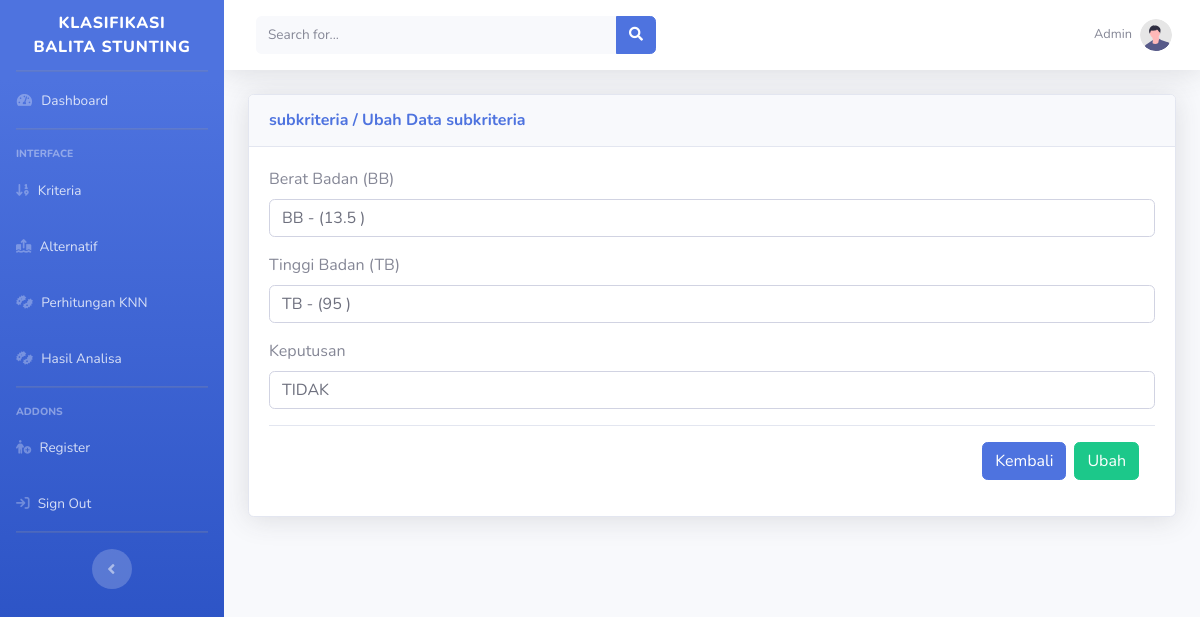
The app's page /admin/trainingaksi.php?id_alternatif=A01&aksi=ubah (signed in) with its own data.
### tables this page shows
CREATE TABLE `tb_kriteria` (
  `id_kriteria` varchar(11) NOT NULL,
  `nama_kriteria` varchar(50) NOT NULL,
  `keterangan_kriteria` varchar(255) NOT NULL
);

CREATE TABLE `tb_alternatif` (
  `id_alternatif` varchar(11) NOT NULL,
  `nama_alternatif` varchar(50) NOT NULL,
  `keputusan_training` varchar(50) NOT NULL,
  `distance` double NOT NULL,
  `rangking` int(11) NOT NULL,
  `pilihan` varchar(20) NOT NULL
);

### admin/trainingaksi.php (the view, shortened to what this page needs)
<?php
include 'header.php';
if (isset($_GET['aksi'])) {
    if ($_GET['aksi'] == 'tambah') {
        ?>
<div class='card shadow mb-2'>
    <div class='card-header py-3'>
        <h6 class='m-0 font-weight-bold text-primary'>Training / Tambah Data Training</h6>
    </div>
    <div class='card-body'>
        <div class='table-responsive'>
        </div>
        <form action="trainingproses.php?proses=prosestambah" method="post" enctype="multipart/form-data">
            <input type="hidden" name="id_alternatif" class="form-control"
                value="<?=htmlspecialchars($_GET['id_alternatif']);?>">
            <?php
$hasil = mysqli_query($db, "SELECT * FROM tb_kriteria ORDER BY id_kriteria");
        while ($baris = mysqli_fetch_array($hasil)) {
            $idK = $baris['id_kriteria'];
            $labelK = $baris['nama_kriteria'];
            echo "<div class='form-group'>
                        <label>" . $labelK . "</label>";
            echo "<select name='" . $idK . "' class='form-control'>";
            $hasil2 = mysqli_query($db, "SELECT * FROM tb_subkriteria WHERE id_kriteria='" . $idK . "' ORDER BY nilai_subkriteria DESC");
            while ($baris2 = mysqli_fetch_array($hasil2)) {
                echo "<option selected value='" . $baris2['id_subkriteria'] . "'>" . $baris2['nama_subkriteria'] . " - (" . $baris2['nilai_subkriteria'] . ")</option>";
            }
            echo "</select> </div>";
        }
        ?>
            <div class="form-group">
                <label>Keputusan</label>
                <select name="keputusan_training" class="form-control">
                    <option>YA</option>
                    <option>TIDAK</option>
                </select>
            </div>
            <div class="modal-footer">
                <a href="training.php?id_alternatif=<?=$_GET['id_alternatif'];?>" class="btn btn-primary">Kembali</a>
                <input type="submit" class="btn btn-success" value="Simpan">
            </div>
        </form>
    </div>
</div>
<?php
} elseif ($_GET['aksi'] == 'ubah') {
        ?>
<div class='card shadow mb-2'>
    <div class='card-header py-3'>
        <h6 class='m-0 font-weight-bold text-primary'>subkriteria / Ubah Data subkriteria</h6>
    </div>
    <div class='card-body'>
        <form action="trainingproses.php?proses=prosesubah" method="post" enctype="multipart/form-data">
            <?php
        $hasil = mysqli_query($db, "SELECT * FROM tb_kriteria ORDER BY id_kriteria");
        while ($baris = mysqli_fetch_array($hasil)) {
            $idK = $baris['id_kriteria'];
            $labelK = $baris['nama_kriteria'];
            $id_alternatif = $_GET['id_alternatif'];
            $hasil3 = mysqli_query($db, "SELECT * FROM tb_training WHERE id_kriteria='" . $idK . "' AND id_alternatif='" . $id_alternatif . "'");
            $result3 = mysqli_fetch_array($hasil3, MYSQLI_ASSOC);
            $sub = $result3['id_subkriteria'];
            echo "<div class='form-group'>
                        <label>" . $labelK . "</label>";
            echo "<select name='" . $idK . "' class='form-control'>";
            $hasil2 = mysqli_query($db, "SELECT * FROM tb_subkriteria WHERE id_kriteria='" . $idK . "' ORDER BY nilai_subkriteria DESC");
            while ($baris2 = mysqli_fetch_array($hasil2)) {
                if ($baris2['id_subkriteria'] == $sub) {
                    echo "<option selected value='" . $baris2['id_subkriteria'] . "'>" . $baris2['nama_subkriteria'] . " - (" . $baris2['nilai_subkriteria'] . ")</option>";
                } else {
                    echo "<option value='" . $baris2['id_subkriteria'] . "'>" . $baris2['nama_subkriteria'] . " - (" . $baris2['nilai_subkriteria'] . ")</option>";
                }
            }
            echo "</select> </div>";
        }
        ?>
            <?php
$hasil = mysqli_query($db, "SELECT * FROM tb_alternatif WHERE id_alternatif='$_GET[id_alternatif]'");
        while ($baris = mysqli_fetch_array($hasil)) {?>
            <div class="form-group">
                <label>Keputusan</label>
                <select name="keputusan_training" class="form-control">
                    <option selected><?=$baris['keputusan_training']?></option>
                </select>
            </div>
            <?php }?>
            <div class="modal-footer">
                <a href="training.php?id_alternatif=<?=$_GET['id_alternatif'];?>" class="btn btn-primary">Kembali</a>
                <input type="submit" class="btn btn-success" value="Ubah">
            </div>
        </form>
    </div>
</div>
<?php
}
}
?>

### records on screen
tb_kriteria: nama_kriteria "Berat Badan (BB)"
tb_kriteria: nama_kriteria "Tinggi Badan (TB)"
tb_alternatif: keputusan_training "TIDAK"

### other values on screen
form field K01 "BB - (13.5 )"
form field value "TB - (95 )"
